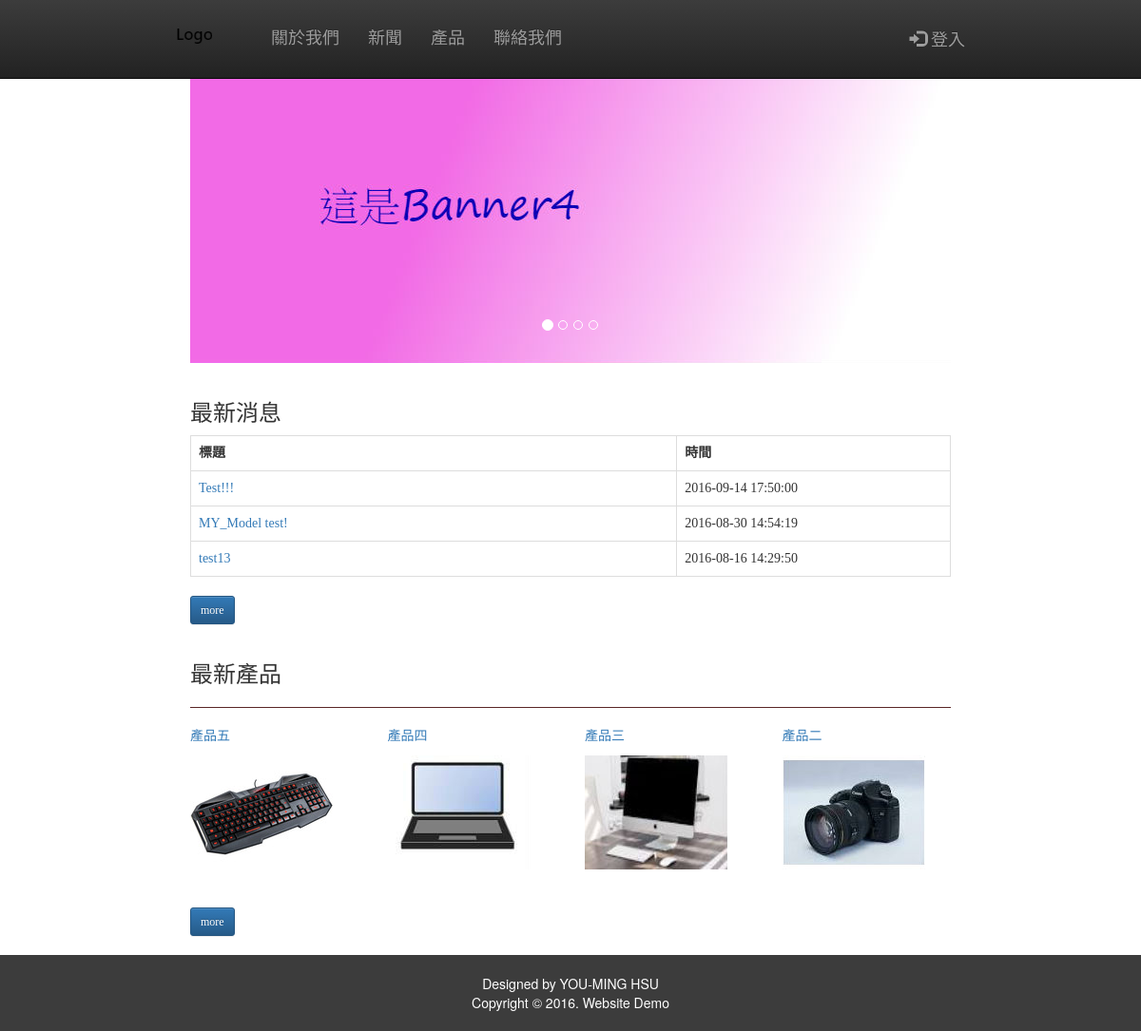
The page / on the database its author committed.
### tables this page shows
CREATE TABLE IF NOT EXISTS `banner` (
  `bannerID` int(10) NOT NULL AUTO_INCREMENT,
  `bannerName` varchar(30) NOT NULL,
  `bannerTitle` varchar(50) NOT NULL,
  `bannerImgName` varchar(50) NOT NULL,
  `bannerUrl` varchar(1024) NOT NULL,
  `bannerImg` blob NOT NULL,
  `bannerType` varchar(25) NOT NULL,
  `bannerState` tinyint(1) NOT NULL DEFAULT '1',
  PRIMARY KEY (`bannerID`),
  UNIQUE KEY `bannerName` (`bannerName`)
);

CREATE TABLE IF NOT EXISTS `news` (
  `newsID` int(25) NOT NULL AUTO_INCREMENT,
  `newsTitle` varchar(30) NOT NULL,
  `newsContent` text NOT NULL,
  `newsTime` datetime NOT NULL,
  `newsState` tinyint(1) NOT NULL DEFAULT '1',
  PRIMARY KEY (`newsID`),
  KEY `newsTitle_2` (`newsTitle`),
  KEY `newsTitle_3` (`newsTitle`)
);

CREATE TABLE IF NOT EXISTS `product` (
  `productID` int(25) NOT NULL AUTO_INCREMENT,
  `productName` varchar(50) NOT NULL,
  `productImgName` varchar(50) NOT NULL,
  `productImg` blob NOT NULL,
  `productImgType` varchar(30) NOT NULL,
  `productType` varchar(50) NOT NULL,
  `productSpecification` text NOT NULL,
  `productDescription` text NOT NULL,
  `productState` tinyint(1) NOT NULL DEFAULT '1',
  PRIMARY KEY (`productID`),
  UNIQUE KEY `productName_2` (`productName`),
  UNIQUE KEY `productImgName` (`productImgName`),
  KEY `productName` (`productName`),
  KEY `productType` (`productType`)
);

### application/controllers/Home.php (called while the page is built, shortened)
<?php
class Home extends Public_Controller {
    public function __construct() {
          $this->load->model('home_model');
          $this->load->model('news_model');
          $this->load->model('product_model');
    }
    public function view($page = 'home')
    {
        $data['title'] = 'Home';
        $data['homenews'] = $this->news_model->read_news(3,0);
        $data['homebanner'] = $this->home_model->read_banner();
        $data['bannernum'] = $this->home_model->banner_rows();
        $data['homeproduct'] = $this->product_model->read_product(4,0);
        $this->load->view('templates/header', $data);
        $this->load->view('home/index', $data);
        $this->load->view('templates/footer', $data);
    }
}

### public/index.php (called while the page is built, shortened)
<?php
require_once BASEPATH.'core/CodeIgniter.php';

### application/core/MY_Model.php (called while the page is built, shortened)
<?php
class MY_Model extends CI_Model {
  protected $table = NULL;
  protected function set_table($table,$id_name)
  {
    $this->table = $table;
  }
  public function read($limit = NULL,$offset = NULL)
  {
    $this->db->from($this->table);
    if($limit !== NULL){
      $this->db->limit($limit,$offset);
    }
    $query = $this->db->get();
    return $query->result_array();
  }
}

### application/models/Home_model.php (called while the page is built, shortened)
<?php
class Home_model extends MY_Model {
    public function read_banner()
    {
      return $this->read();
    }
}

### application/models/News_model.php (called while the page is built, shortened)
<?php
class News_model extends MY_Model {
    public function read_news($limit = NULL,$offset = NULL)
    {
      return $this->read($limit,$offset);
    }
}

### application/models/Product_model.php (called while the page is built, shortened)
<?php
class Product_model extends MY_Model {
    public function read_product($limit = NULL,$offset = NULL)
    {
      return $this->read($limit,$offset);
    }
}

### application/views/home/index.php (the view)
      <div id="banner_wrap" class="container">
        <div id="banner" class="carousel slide" data-ride="carousel">
          <ol class="carousel-indicators">
<?php $first = TRUE; ?>
<?php for ($i = 0; $i < $bannernum; $i++) {?>
              <li data-target="#banner" data-slide-to="<?php echo $i?>" class="<?php echo $first ? 'active' : ''?>"></li>
<?php $first = FALSE;}?>
          </ol>
          <div class="carousel-inner" role="listbox">
<?php $isFirst = TRUE; ?>
<?php foreach ($homebanner as $banner):?>
            <div class="item <?php echo $isFirst ? 'active' : ''?>">
              <img src="/uploads/images/banner/<?php echo $banner['bannerImgName']?>" alt="<?php echo $banner['bannerName']?>" title="<?php echo $banner['bannerTitle']?>">
            </div>
<?php $isFirst = FALSE;?>
<?php endforeach?>
          </div>
        </div>
      </div>
      <div id="news" class="container home text_style">
          <div id="newsBox">
              <h3>最新消息</h3>
              <table id="tb_news" class="table table-bordered">
                 <tr>
                     <th width=64%>標題</th>
                     <th width=36%>時間</th>
                 </tr>
<?php foreach ($homenews as $news):?>
                  <tr>
                    <td><a href="/news/<?php echo $news['newsID'] ?>"><?php echo $news['newsTitle'] ?></a></td>
                    <td><?php echo $news['newsTime']?></td>
                  </tr>
<?php endforeach ?>
              </table>
              <a href="/news" id="news_more" class="btn btn-primary btn-sm">more</a>
          </div>
      </div>
      <div id="product" class="container home text_style" >
          <div id="productBox">
              <h3>最新產品</h3>
              <hr id="productHr" style="border-color:#5A2626; border-width: 1px 0;">
              <div id="new_product" class="row">
                <ul class="nav">
<?php foreach ($homeproduct as $product): ?>
                  <div class="col-lg-3 col-md-3 col-sm-4 col-xs-6">
                    <li id='li_product'>
                      <a href='/product/<?php echo $product['productType']?>/<?php echo $product['productName'] ?>'><?php echo $product['productName'] ?></a><br>
                      <a href='/product/<?php echo $product['productType']?>/<?php echo $product['productName'] ?>'>
                      <img class="img_product" src='/uploads/images/product/<?php echo $product['productImgName'] ?>'>
                      </a>
                    </li>
                  </div>
<?php endforeach?>
                </ul>
              </div>
              <a href="/product" id="product_more" class="btn btn-primary btn-sm">more</a>
          </div>
      </div>

### public/css/logo-nav.css (style rules this page uses)
body { padding-top: 52px; }
@media (min-width:768px) { #banner { width: 800px; } }
@media (min-width:768px) { body { padding-top: 82px; } }
@media (min-width:768px) { #banner_wrap, .home { width: 830px; .center-block(); } }

### public/css/footer.css (style rules this page uses)
html { position: relative; min-height: 100%; }
body { margin-bottom: 80px; }
body > .container { padding: 0px 15px 20px; }
.container { width: auto; max-width: 830px; padding: 0 15px; }

### public/css/styles.css (style rules this page uses)
.img_product { margin-top: 10px; margin-bottom: 20px; width:120px; height:96px; }
.text_style { font-family: 微軟正黑體; }
@media (min-width:768px) { .img_product { width:150px; height:120px; } }
@media (min-width:768px) { #product_more { margin-top: 20px; } }

### rows shown on the page
banner: bannerImgName (picture)
news: newsTitle "Test!!!", newsTime "2016-09-14 17:50:00"
news: newsTitle "MY_Model test!", newsTime "2016-08-30 14:54:19"
news: newsTitle "test13", newsTime "2016-08-16 14:29:50"
product: productName "產品五", productImgName (picture)
product: productName "產品四", productImgName (picture)
product: productName "產品三", productImgName (picture)
product: productName "產品二", productImgName (picture)
